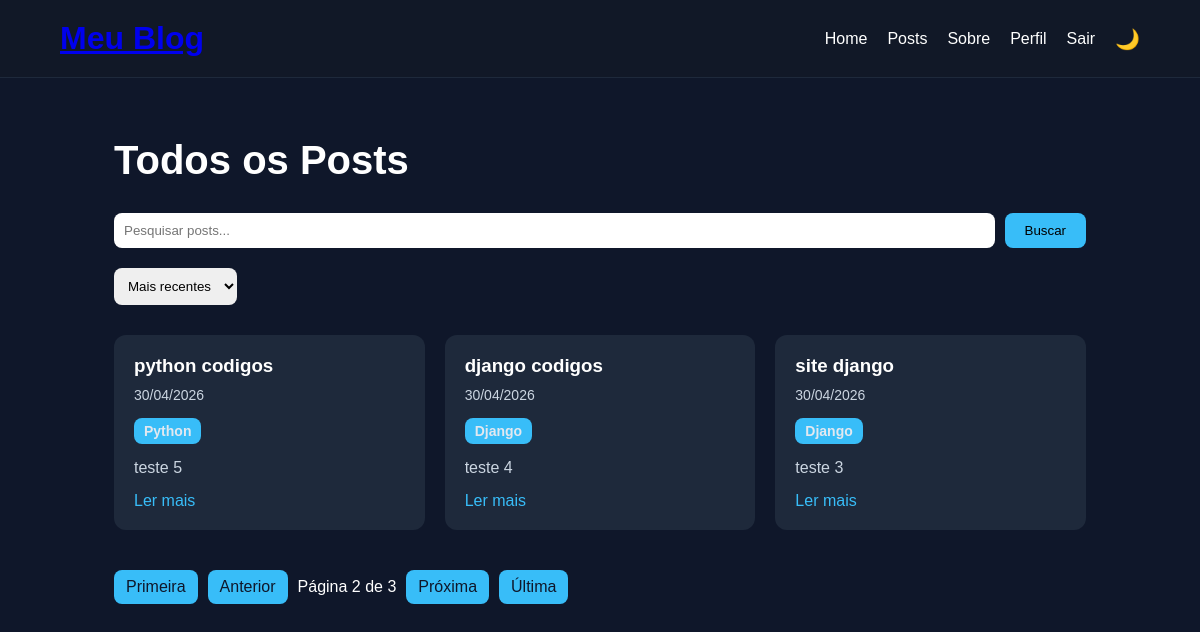
Page /posts/?page=2 (signed in) on the committed database.
### blog/models.py (models this page shows, shortened)
class Post(models.Model):
    titulo = models.CharField(
        max_length=200
    )
    conteudo = models.TextField()
    data_criacao = models.DateTimeField(
        auto_now_add=True
    )
    slug = models.SlugField(
        unique=True
    )
    categoria = models.ForeignKey(
        Categoria,
        on_delete=models.CASCADE,
        null=True,
        blank=True
    )
    likes = models.ManyToManyField(
        User,
        related_name='liked_posts',
        blank=True
    )
    imagem = models.ImageField(
        upload_to='posts/',
        null=True,
        blank=True
    )

class Categoria(models.Model):
    nome = models.CharField(
        max_length=100
    )

### blog/views.py (the view)
def posts(request):
    busca = request.GET.get('busca')
    categoria = request.GET.get('categoria')
    ordenacao = request.GET.get(
        'ordenacao'
    )
    posts = Post.objects.all()
    if ordenacao == 'antigos':
        posts = posts.order_by(
            'data_criacao'
        )
    elif ordenacao == 'az':
        posts = posts.order_by(
            'titulo'
        )
    else:
        posts = posts.order_by(
            '-data_criacao'
        )
    if busca:
        posts = posts.filter(
            titulo__icontains=busca
        )
    if categoria:
        posts = posts.filter(
            categoria__nome=categoria
        )
    paginator = Paginator(
        posts,
        3
    )
    page = request.GET.get('page')
    posts = paginator.get_page(page)
    return render(
        request,
        'posts.html',
        {
            'posts': posts
        }
    )

### blog/templates/posts.html (shortened to what this page needs)
{% extends 'base.html' %}
{% block content %}
<div class="container">
    <h2 class="section-title">
        Todos os Posts
    </h2>
    <form class="search-form">
        <input type="text" name="busca" placeholder="Pesquisar posts...">
        <button type="submit">
            Buscar
        </button>
    </form>
    <form class="order-form">
        <select name="ordenacao" onchange="this.form.submit()">
            <option value="">
                Mais recentes
            </option>
        </select>
    </form>
    <div class="posts-grid">
        {% for post in posts %}
        <div class="post-card">
            <h3>
                {{ post.titulo }}
            </h3>
            <p class="post-date">
                {{ post.data_criacao|date:"d/m/Y" }}
            </p>
            <a class="post-category" href="/posts/?categoria={{ post.categoria.nome }}">
                {{ post.categoria.nome }}
            </a>
            <p>
                {{ post.conteudo|truncatewords:20 }}
            </p>
            <a href="/post/{{ post.slug }}/">
                Ler mais
            </a>
        </div>
        {% endfor %}
    </div>
    <div class="pagination">
        {% if posts.has_previous %}
        <a href="?page=1">
            Primeira
        </a>
        <a href="?page={{ posts.previous_page_number }}">
            Anterior
        </a>
        {% endif %}
        <span>
            Página {{ posts.number }}
            de {{ posts.paginator.num_pages }}
        </span>
        {% if posts.has_next %}
        <a href="?page={{ posts.next_page_number }}">
            Próxima
        </a>
        <a href="?page={{ posts.paginator.num_pages }}">
            Última
        </a>
        {% endif %}
    </div>
</div>
{% endblock %}

### blog/static/css/style.css (style rules this page uses)
* { margin: 0; padding: 0; box-sizing: border-box; }
body { background-color: #0f172a; color: white; font-family: Arial, Helvetica, sans-serif; transition: 0.3s; }
.container { width: 90%; max-width: 1200px; margin: auto; }
.section-title { margin-bottom: 30px; font-size: 40px; }
.posts-grid { display: grid; grid-template-columns: repeat( auto-fit, minmax(300px, 1fr) ); gap: 20px; }
.post-card { background-color: #1e293b; padding: 20px; border-radius: 12px; transition: 0.3s; }
.post-card h3 { margin-bottom: 10px; }
.post-card p { margin-bottom: 15px; color: #cbd5e1; }
.post-card a { text-decoration: none; color: #38bdf8; }
.post-date { font-size: 14px; color: #94a3b8; margin-bottom: 10px; }
.post-category { display: inline-block; background-color: #38bdf8; color: #e2e8f0 !important; padding: 5px 10px; border-radius: 8px; text-decoration: none; font-size: 14px; margin-bottom: 15px; font-weight: bold; }
.search-form { margin-bottom: 20px; display: flex; gap: 10px; }
.search-form input { flex: 1; padding: 10px; border-radius: 8px; border: none; }
.search-form button { padding: 10px 20px; border: none; border-radius: 8px; background-color: #38bdf8; cursor: pointer; }
.order-form { margin-bottom: 30px; }
.order-form select { padding: 10px; border-radius: 8px; border: none; }
.pagination { margin-top: 40px; display: flex; gap: 10px; align-items: center; }
.pagination a { text-decoration: none; background-color: #38bdf8; color: #0f172a; padding: 8px 12px; border-radius: 8px; }
.post-card a, .likes a, .pagination a { transition: 0.3s; }

### rows in the picture
Post: titulo "python codigos", data_criacao "30/04/2026", categoria.nome "Python", conteudo "teste 5"
Post: titulo "django codigos", data_criacao "30/04/2026", categoria.nome "Django", conteudo "teste 4"
Post: titulo "site django", data_criacao "30/04/2026", categoria.nome "Django", conteudo "teste 3"

### other values in the picture
{{ posts.number }} "2"
{{ posts.paginator.num_pages }} "3"
